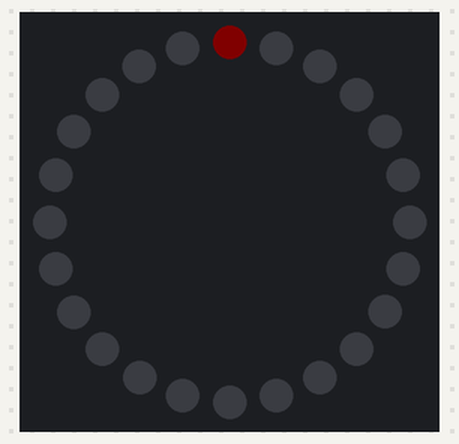
A sketch run on a simulated Arduino Uno, built with avr-gcc and run on an emulated ATmega328P. Shown: 24 RGB LEDs in a ring, first at the top, clockwise. Dim RGB values are drawn brighter than linear.

Above: at 1.21 s.
At 11.02 s:
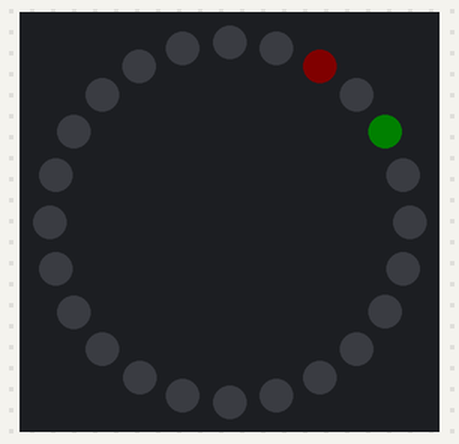
At 14.51 s:
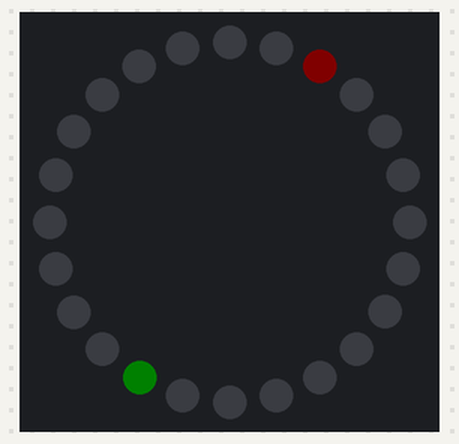
At 20.12 s:
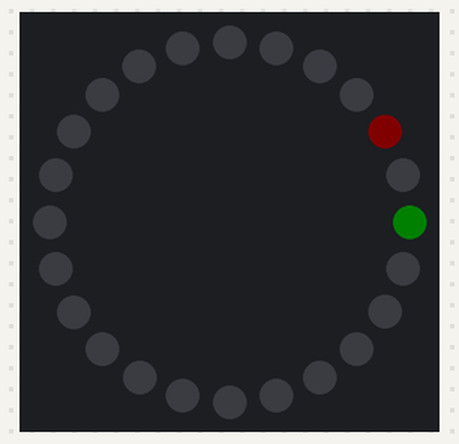
At 29.22 s:
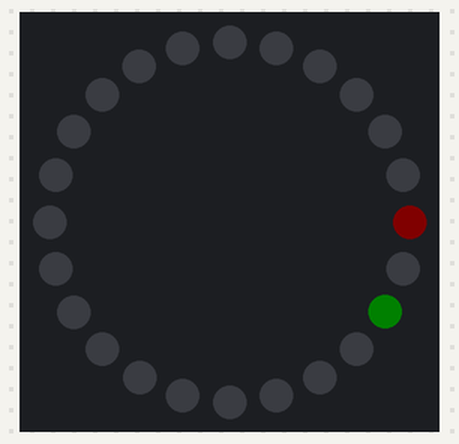
At 38.34 s:
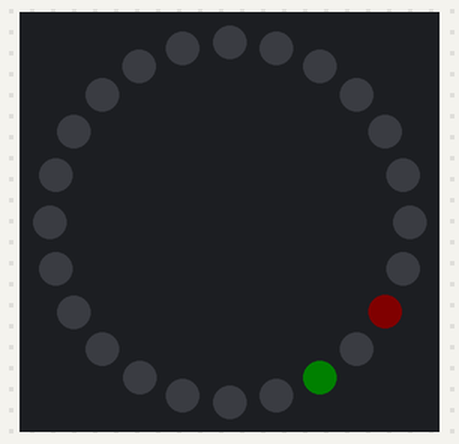

The sketch:

Neopixel_Clock.ino
```cpp
// Include the libraries
#include <RtcDS3231.h>
#include "U8glib.h"
#include <Wire.h>
#include <Adafruit_NeoPixel.h>


// Create new SSD1306 I2C display with 128x64 resolution
U8GLIB_SSD1306_128X64 oled(U8G_I2C_OPT_NONE);  // I2C / TWI

// Declare and initialise global GPIO pin constant for Neopixel ring
const byte neoPin = 10;

// Declare and initialise global constant for number of pixels
const byte neoPixels = 24;

// Declare and initialise variable for Neopixel brightness
byte neoBright = 5;

// Create new Neopixel ring object
Adafruit_NeoPixel ring = Adafruit_NeoPixel(neoPixels, neoPin, NEO_GRB);

// Create new RTC module
RtcDS3231<TwoWire> rtcModule(Wire);

// Create variables for time
byte hours;
byte minutes;
byte seconds;

// To keep track of seconds
long lastUpdate = millis();
long lastSecond = millis();

int currentSecond, currentMinute, currentHour;

void setup () {
  Serial.begin(115200);
  Serial.println();
  Serial.println();


// Initialise the ring
  ring.begin();
  ring.setBrightness(neoBright);
  ring.show();

// Retrieves and stores current value of millis()
  lastUpdate = millis();
  lastSecond = millis();
}

void loop() {

// If 1800000 milliseconds we update time again
 if ((millis() - lastUpdate) > 1800000) updateTime();

// Checks if 1000 milliseconds have passed since last update
 if ((millis() - lastSecond) > 1000)
 {
  // Sets all pixels to off to clear last positions
  ring.setPixelColor(currentMinute / 2.5, 0, 0, 0);
  ring.setPixelColor(currentHour * 2, 0, 0, 0);
  ring.show();

// Increases currentSecond by 1. When currentSecond reaches 59 it resets and add 1 to currentMinute.
// When currentMinute reaches 59 it resets and add 1 to currentHour which will go up to 12 before resetting.
  currentSecond++;
  if (currentSecond > 59)
  { currentSecond = 0;
    currentMinute++;
    if (currentMinute > 59)
    { currentMinute = 0;
      currentHour++;
       if (currentHour > 12) currentHour= 0;
    }
   }

// Sets currentMinute to green and currentHour to red
   ring.setPixelColor(currentMinute / 2.5, 0, 255, 0);
   ring.setPixelColor(currentHour * 2, 255, 0, 0);
   ring.show();
 }
}

// Reads from the rtc module to update time and stores the values.
void updateTime() {
   RtcDateTime now = rtcModule.GetDateTime();
   hours = now.Hour();
   minutes = now.Minute();
   seconds = now.Second();
   currentHour = now.Hour();
   if (currentHour > 12) currentHour = currentHour - 12;
   currentMinute = now.Minute();
   currentSecond = now.Second();
   lastUpdate = millis();
}
// Prints time on oled display
void draw(void) {
  // Set font to Helvetica size 24
  oled.setFont(u8g_font_helvB24);

  // Format and print time on display
  char timeString[10];
  sprintf(timeString, "%02u:%02u:%02u", hours, minutes, seconds);
  oled.setPrintPos(0, 45);
  oled.print(timeString);

}
```

Measured:
- what the display in image 1 shows lasts 0.4 s, from 10.8 s to 11.2 s
